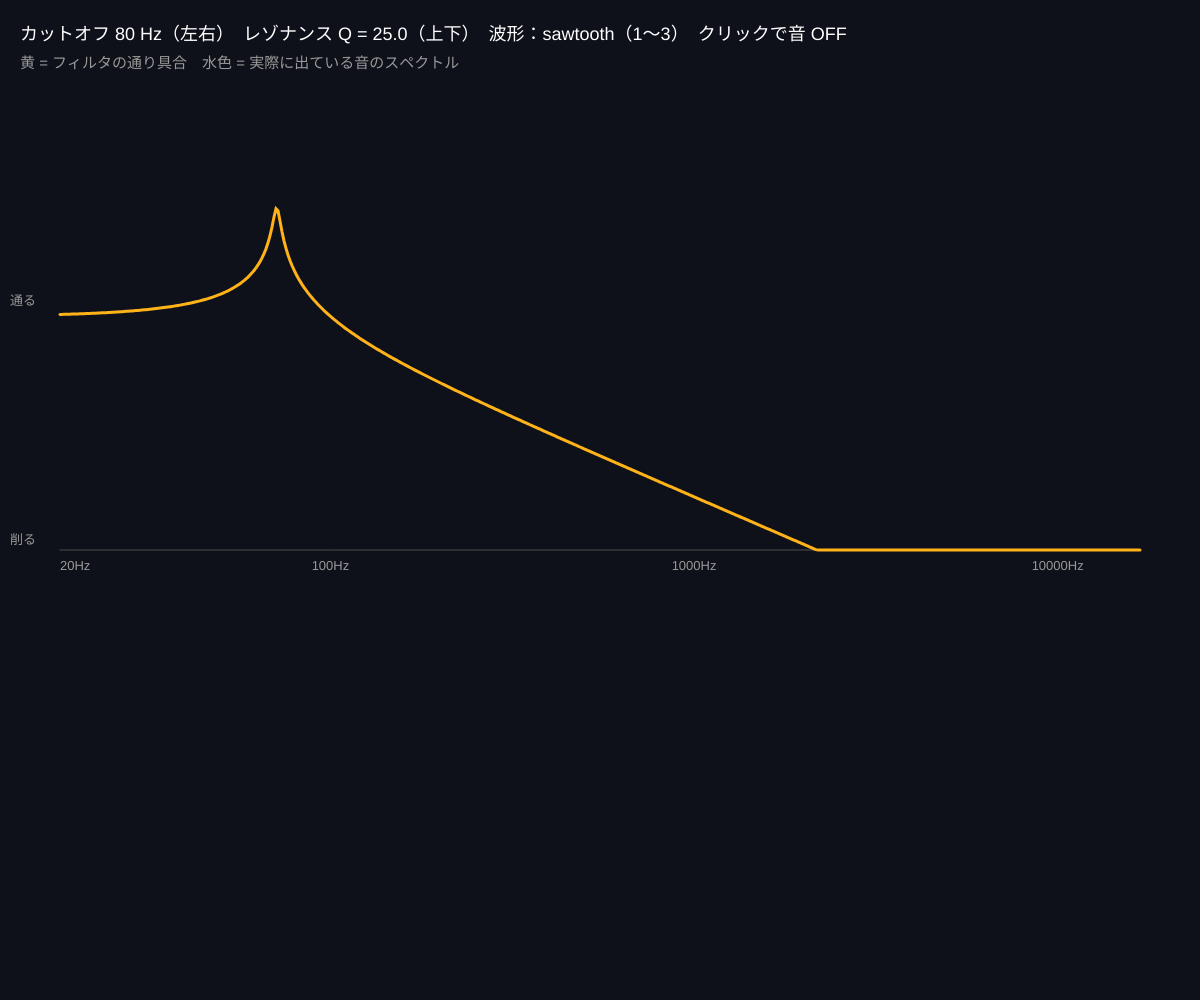
Frame 1 (no input)
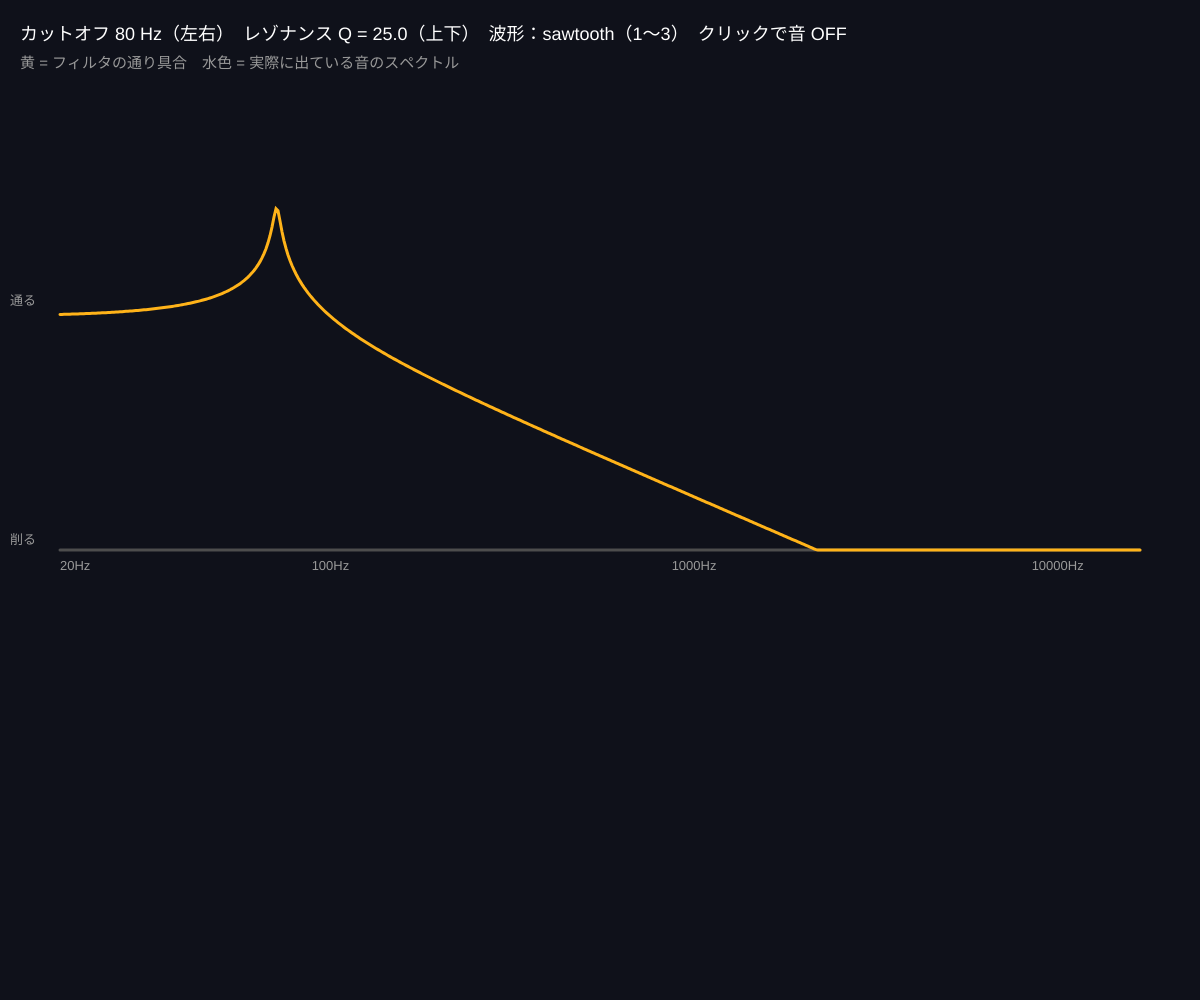
Frame 60 (no input)
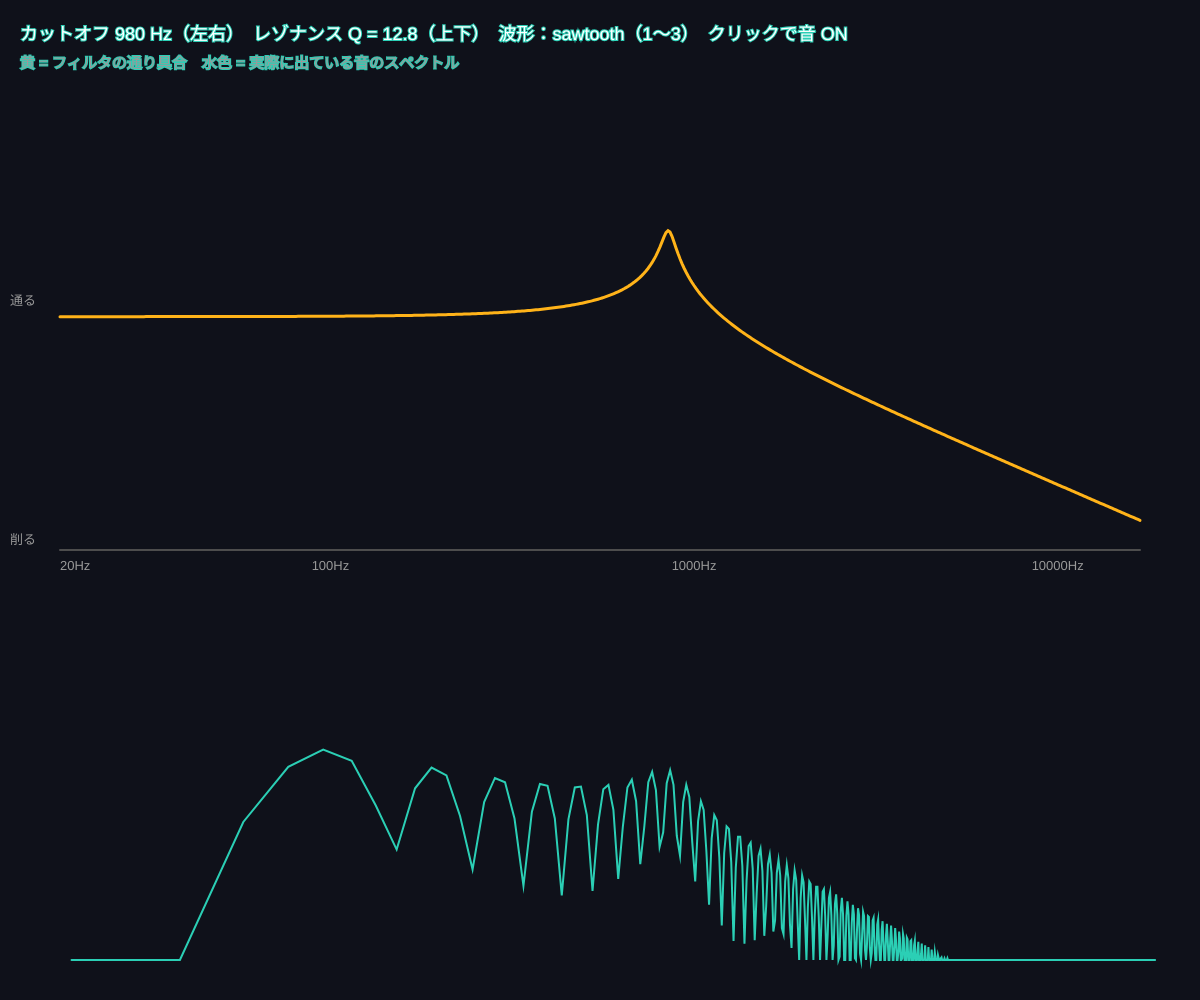
Frame 120 (the mouse pressed at the canvas centre since frame 60)

The p5.js sketch that drew these frames (run headless with seeded random() and noise() and a simulated clock; from frame 60 on, the mouse is pressed at the canvas centre):

// p5.js sketch
// ── sketch.js
// ============================================
// 10 ローパスフィルタで音を削る（シンセサイザーの基本）
// 倍音たっぷりののこぎり波を、ローパスフィルタ（高い周波数を通さない）で削ると、
// こもった音 ⇄ 明るい音 が自由に作れる。レゾナンスを上げると「ミョーン」
// マウス左右 = カットオフ周波数 / 上下 = レゾナンス / クリックで音 ON/OFF / 1〜3 で波形
// ============================================

let cutoff = 1000;
let resonance = 1;
let playing = false;
let waveName = 'sawtooth';

function setup() {
  createCanvas(windowWidth, windowHeight);
  colorMode(HSB, 360, 100, 100, 100);
}

function draw() {
  background(230, 40, 10);
  // 対数で動かす（耳は対数で聞いている）
  cutoff = pow(10, map(mouseX, 0, width, log(80) / log(10), log(12000) / log(10), true));
  resonance = map(mouseY, 0, height, 25, 0.5, true);
  if (playing) {
    filterNode.frequency.setTargetAtTime(cutoff, audioCtx.currentTime, 0.02);
    filterNode.Q.setTargetAtTime(resonance, audioCtx.currentTime, 0.02);
  }

  // ---- フィルタの通り具合（周波数応答）を描く ----
  let left = 60, right = width - 60, base = height * 0.55, h = height * 0.35;
  stroke(0, 0, 30);
  line(left, base, right, base);
  noFill();
  stroke(40, 90, 100);
  strokeWeight(3);
  beginShape();
  for (let x = left; x <= right; x += 2) {
    let f = pow(10, map(x, left, right, log(20) / log(10), log(20000) / log(10)));
    // 2次ローパスの大きさ（だいたいの形）
    let r = f / cutoff;
    let mag = 1 / sqrt(pow(1 - r * r, 2) + pow(r / resonance, 2));
    let db = 20 * log(mag) / log(10);
    vertex(x, base - map(db, -60, 30, 0, h, true));
  }
  endShape();
  // 目盛
  noStroke();
  fill(0, 0, 60);
  textSize(13);
  for (let f of [20, 100, 1000, 10000]) text(f + 'Hz', map(log(f) / log(10), log(20) / log(10), log(20000) / log(10), left, right), base + 20);
  text('通る', left - 50, base - h * 0.7);
  text('削る', left - 50, base - 6);

  // ---- 実際の出力スペクトル ----
  if (playing) {
    analyser.getByteFrequencyData(specData);
    stroke(170, 80, 100, 80);
    strokeWeight(2);
    noFill();
    beginShape();
    for (let i = 1; i < specData.length; i++) {
      let f = (i * audioCtx.sampleRate) / 2 / specData.length;
      if (f < 20) continue;
      let x = map(log(f) / log(10), log(20) / log(10), log(20000) / log(10), left, right);
      vertex(x, height - 40 - (specData[i] / 255) * height * 0.22);
    }
    endShape();
  }

  fill(0, 0, 100);
  textSize(18);
  text('カットオフ ' + round(cutoff) + ' Hz（左右）　レゾナンス Q = ' + nf(resonance, 1, 1) + '（上下）　波形：' + waveName + '（1〜3）　クリックで音 ' + (playing ? 'ON' : 'OFF'), 20, 40);
  fill(0, 0, 60);
  textSize(15);
  text('黄 = フィルタの通り具合　水色 = 実際に出ている音のスペクトル', 20, 68);
}

function mousePressed() {
  startAudio();
  playing = !playing;
  gainNode.gain.setTargetAtTime(playing ? 0.2 : 0, audioCtx.currentTime, 0.03);
}
function keyPressed() {
  if (key === '1') waveName = 'sawtooth';
  if (key === '2') waveName = 'square';
  if (key === '3') waveName = 'triangle';
  if (osc) osc.type = waveName;
}

// ---------- やってみよう ----------
// 1. レゾナンスを最大にしてカットオフを左右に動かす → シンセの「ワウ」
// 2. 三角波（倍音が少ない）だと、フィルタの効果が小さい。なぜ？
// 3. filterNode.type を 'highpass' や 'bandpass' にすると？


// ==================================================
// ここから下は「音を鳴らすための道具」（のこぎり波 → ローパスフィルタ → 分析）
// ==================================================
let audioCtx, osc, filterNode, gainNode, analyser, specData;

function startAudio() {
  if (!audioCtx) {
    audioCtx = new AudioContext();
    osc = audioCtx.createOscillator();
    osc.type = waveName;
    osc.frequency.value = 110;
    filterNode = audioCtx.createBiquadFilter();
    filterNode.type = 'lowpass';
    gainNode = audioCtx.createGain();
    gainNode.gain.value = 0;
    analyser = audioCtx.createAnalyser();
    analyser.fftSize = 2048;
    specData = new Uint8Array(analyser.frequencyBinCount);
    osc.connect(filterNode);
    filterNode.connect(gainNode);
    gainNode.connect(analyser);
    analyser.connect(audioCtx.destination);
    osc.start();
  }
  audioCtx.resume();
}
